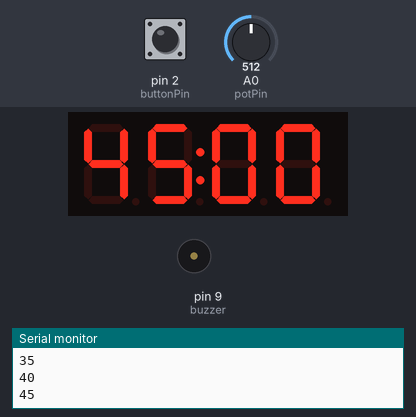
A sketch run on a simulated Arduino Uno, built with avr-gcc and run on an emulated ATmega328P. On the bench: 4-digit seven-segment display, buzzer (waves = sounding, pin HIGH), the last lines printed to the serial monitor. The test bench sets the inputs (shaded band); at power-on: pin 2 (buttonPin) HIGH, A0 (potPin) = 512.

Above: at 1.2 s.
1.3 s: pin 2 (buttonPin) pulled LOW for 1 s
At 3.2 s:
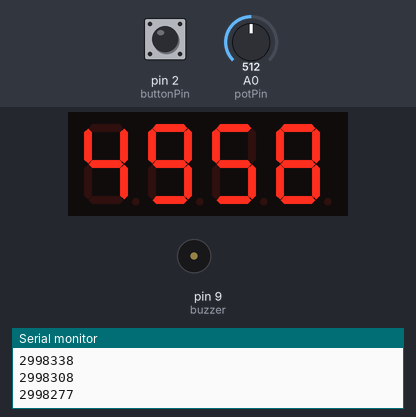
At 3.9 s:
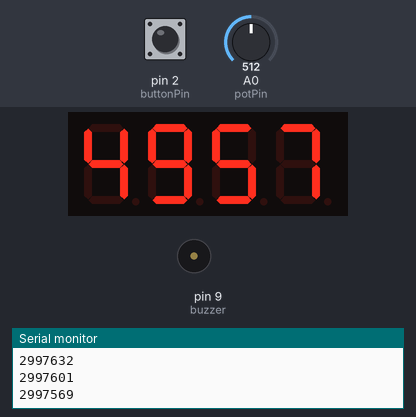
Timing chart, 0 to 5.4 s (numbered marks = the images above; inputs shaded):
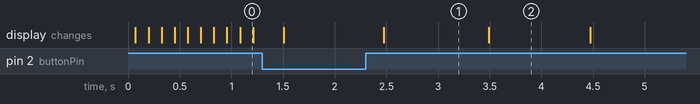

Measured:
- after the input at 1.3 s, the display: first changes after 0.21 s (image 1 shows a later state)
- what the display in image 1 shows lasts 1.0 s, from 2.5 s to 3.5 s

The sketch:

timer_arduino.ino
```cpp
//******************* HEADER ***********************************
/*
  Name : Timer_arduino
  Desc: Countdown Timer, arduino based.
  Title : Countdown Timer: 1-99 minutes. Output(mm:ss) to seven segment display(TM1637) and Buzzer.
  Push button start.  10K  Pot time select input.
  Author: Gavin Lyons
  URL:https://github.com/gavinlyonsrepo/timer_arduino
*/

//*************************** LIBRARIES ********************

// https://github.com/avishorp/TM1637
// Version 1.1.0
#include <TM1637Display.h> // Tm1637 module


//*************************** GLOBALS ********************

// TM1637 Module connection pins (Digital Pins)
#define CLK 5
#define DIO 4
TM1637Display display(CLK, DIO);

//buzzer pin
int buzzer = 9;//the pin of the active buzzer

// Button
#define buttonPin 2
int buttonState;             // the current reading from the input pin
int lastButtonState = HIGH;   // the previous reading from the input pin
// the following variables are unsigned longs because the time, measured in
// milliseconds, will quickly become a bigger number than can be stored in an int.
unsigned long lastDebounceTime = 0;  // the last time the output pin was toggled
unsigned long debounceDelay = 50;    // the debounce time; increase if the output flickers
int count_start = 0;


// time calc
#define numberOfSeconds(_time_) ((_time_ / 1000) % 60)
#define numberOfMinutes(_time_) ((_time_ / 1000) / 60)
// hold time selected in ms.
unsigned long timeLimit = 0;

//pot pin Analog A0
int potPin = 0;
// Varibles to Sample and smooth the A0 input from pot to reduce gitter on display
// Define the number of samples to keep track of. The higher the number, the
const int numReadings = 10;
int readings[numReadings];      // the readings from the analog input
int readIndex = 0;              // the index of the current reading
int total = 0;                  // the running total

//*************************** SETUP ************************
void setup() {
  // put your setup code here, to run once:

  // Setup serial
  Serial.begin(9600);
  delay(50);
  Serial.println("-----------Timer Arduino Comms up------------");

  // button setup
  // Setup pins for button enable internal pull-up resistors
  digitalWrite(buttonPin, HIGH);

  //display setup
  display.setBrightness(0x0c);
  display.showNumberDecEx(0, 0x40, true);
  //buzzer
  pinMode(buzzer, OUTPUT); //initialize the buzzer pin as an output
  digitalWrite(buzzer, LOW);

  // initialize all the readings in array to 0:
  for (int thisReading = 0; thisReading < numReadings; thisReading++) {
    readings[thisReading] = 0;
  }
}

//******************* MAIN LOOP *****************
void loop() {
  // read the pot
  if (count_start == 0)
  {
    potRead();
  }

  // read and debounce push button.
  int reading = digitalRead(buttonPin);
  // If the switch changed?
  if (reading != lastButtonState) {
    // reset the debouncing timer
    lastDebounceTime = millis();
  }

  if ((millis() - lastDebounceTime) > debounceDelay) {
    // if the button state has changed:
    if (reading != buttonState) {
      buttonState = reading;
      // start timer if the new button state is low
      if (buttonState == LOW) {
        TestButton();
      }
    }
  }

  // save the reading.
  lastButtonState = reading;
  delay(5);
}

// ********************* FUNCTIONS *************************

// TestButton:  Function to handle button press
void TestButton()
{
  Serial.print("Count: ");
  Serial.println(count_start);
  count_start ++;
  if (count_start ++ == 1)
  {
    countdown();
    my_buzzer();
  }
}

// potRead: Function to read analog pin connected to pot and display it in 7-seg
// includes smoothing the analog sample by taking avergae of 10 readings
void potRead()
{
  unsigned long average = 0;
  // subtract the last reading:
  total = total - readings[readIndex];
  readings[readIndex] = map(analogRead(potPin), 0, 1023, 1, 99);
  // increment total and array
  total = total + readings[readIndex];
  readIndex = readIndex + 1;
  // check for end of array, wrap to start if yes
  if (readIndex >= numReadings) {
    readIndex = 0;
  }
  average = total / numReadings;
  Serial.println(average);
  timeLimit = ((average * 60) * 1000);
  average = average * 100 ;
  display.showNumberDecEx(average, 0x40, true);
  delay(100);
}

//my_buzzer: function to switch on buzzer and display "done" on 7-seg
void my_buzzer (void)
{
  unsigned char i;
  unsigned char j;

  const uint8_t SEG_DONE[] = {
    SEG_B | SEG_C | SEG_D | SEG_E | SEG_G,           // d
    SEG_A | SEG_B | SEG_C | SEG_D | SEG_E | SEG_F,   // O
    SEG_C | SEG_E | SEG_G,                           // n
    SEG_A | SEG_D | SEG_E | SEG_F | SEG_G            // E
  };
  display.setSegments(SEG_DONE);
  // run for 250*1400ms = 3.5 minutes
  for (j = 0; j < 250; j++)
  {
    //output an frequency
    for (i = 0; i < 100; i++)
    {
      digitalWrite(buzzer, HIGH);
      delay(1);//wait for 1ms
      digitalWrite(buzzer, LOW);
      delay(1);//wait for 1ms
    }
    //output another frequency
    for (i = 0; i < 100; i++)
    {
      digitalWrite(buzzer, HIGH);
      delay(2);//wait for 2ms
      digitalWrite(buzzer, LOW);
      delay(2);//wait for 2ms
    }
  }
}

// countdown: function to handle and display the countdown time
void countdown() {
  // Calculate the time remaining
  unsigned long  runTime = 0;
  Serial.println(timeLimit);
  runTime = millis();
  unsigned long timeRemaining = timeLimit - (millis() - runTime);
  Serial.println("Countdown started..: ");
  Serial.println(timeRemaining);
  while (timeRemaining > 50 )
  {
    // To display the countdown in mm:ss format, separate the parts
    int seconds = numberOfSeconds(timeRemaining);
    int minutes = numberOfMinutes(timeRemaining);
    Serial.println(timeRemaining);
    // This displays the seconds in the last two places
    display.showNumberDecEx(seconds, 0, true, 2, 2);
    // Display the minutes in the first two places, with colon
    display.showNumberDecEx(minutes, 0x80 >> 3, true, 2, 0);

    // Update the time remaining
    timeRemaining = timeLimit - (millis() - runTime);
  }
  Serial.println("Countdown Finshed..: ");
}

//******************* EOF *****************
```
